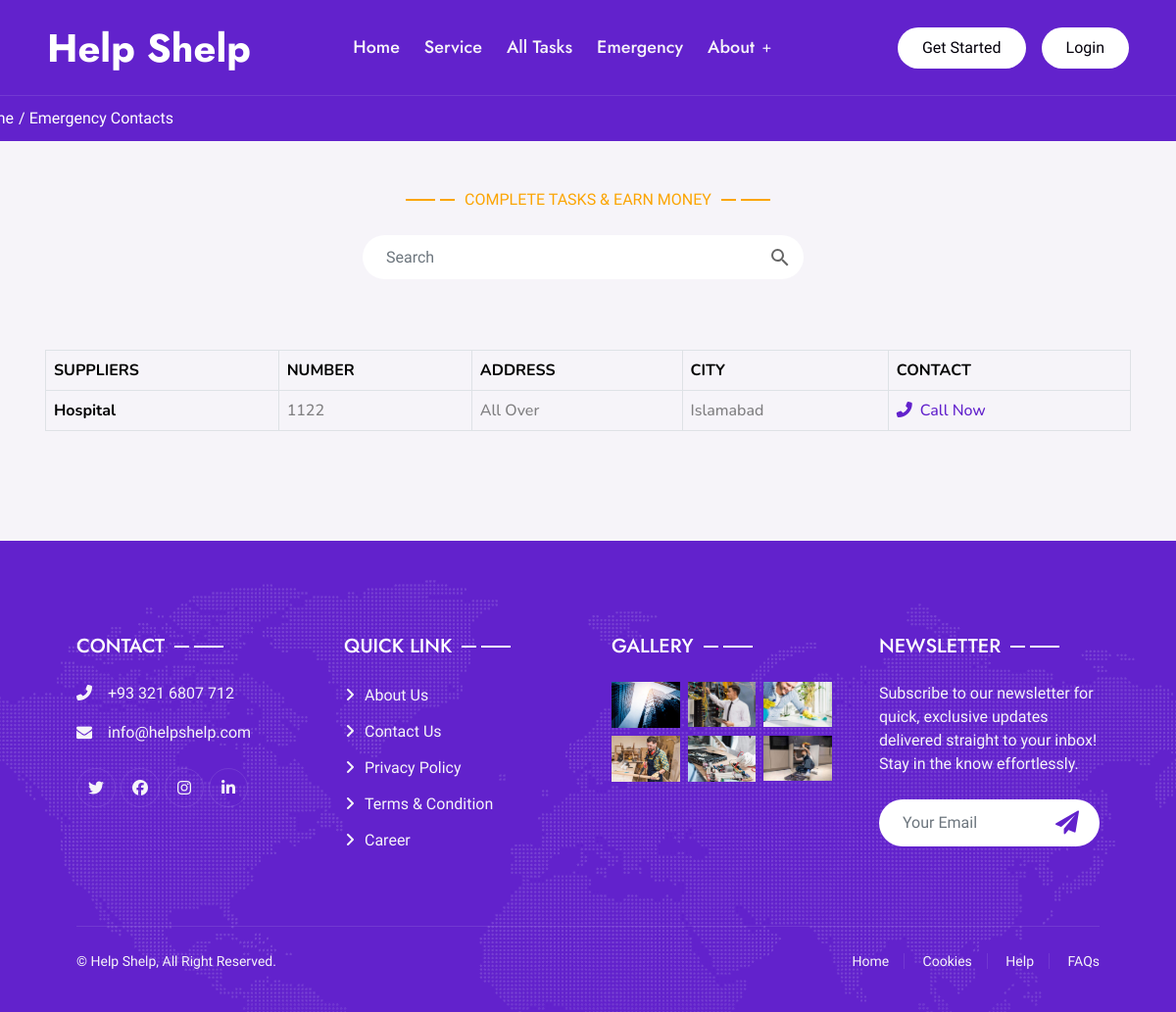
The page /emergency.php on the database its author committed.
### tables this page shows
CREATE TABLE `emergency` (
  `ID` int(11) NOT NULL,
  `Name` varchar(255) NOT NULL,
  `Number` varchar(255) NOT NULL,
  `Address` varchar(255) NOT NULL,
  `City` varchar(255) NOT NULL
);

### emergency.php (the view, shortened to what this page needs)
<!DOCTYPE html>
<html>
<head>
          <link rel="stylesheet" href="https://cdnjs.cloudflare.com/ajax/libs/font-awesome/6.5.1/css/all.min.css">
          <link href="https://cdn.jsdelivr.net/npm/bootstrap-icons@1.4.1/font/bootstrap-icons.css" rel="stylesheet">
          <link href="https://maxcdn.bootstrapcdn.com/font-awesome/4.3.0/css/font-awesome.min.css" rel="stylesheet">
          <link href="lib/animate/animate.min.css" rel="stylesheet">
          <link href="lib/owlcarousel/assets/owl.carousel.min.css" rel="stylesheet">
          <link href="lib/lightbox/css/lightbox.min.css" rel="stylesheet">
          <link href="CSS/bootstrap.min.css" rel="stylesheet">
          <link href="CSS/style.css" rel="stylesheet">
          <link href="CSS/emergency.scss" rel="stylesheet">
</head>
<body>
<div class="container-xxl bg-white p-0">
        <div class="container-xxl position-relative p-0">
            <?php
            include 'navbar.php';
            ?>
            <div class="container-xxl bg-primary firsttop">
            <div class="container py-5">
                    <div class="row py-4">
                        <div class="top d-flex">
                            <div>
                            <a href="index.php">Home</a>
                        </div>
                        <div>
                            <p>/ Emergency Contacts</p>
                        </div>
                    </div>
                    </div>
                </div>
            </div>
        </div>
        <div class="bg-light">
        <div>
          <p class="section-title bg-light text-secondary justify-content-center pt-5"><span></span>Complete Tasks & Earn Money<span></span></p>
      </div>
      <div class="wrapper">
          <form action="" method="GET">
<div class="searchBar">
<input id="searchQueryInput" type="text" required name="search" class="form-control bg-white" placeholder="Search" value="<?php if(isset($_GET['search'])){echo $_GET['search']; } ?>">
<button id="searchQuerySubmit" type="submit">
</button>
</div>
</form>
</div>
</div>
        <section class="intro bg-light pt-5">
          <div class="h-100">
            <div class="mask d-flex align-items-center h-100">
              <div class="container">
                <div class="row justify-content-center">
                  <div class="col-12">
                    <div class="table-responsive">
                      <table class="table table-bordered mb-0">
                        <thead>
                          <tr>
                            <th scope="col">SUPPLIERS</th>
                            <th scope="col">NUMBER</th>
                            <th scope="col">ADDRESS</th>
                            <th scope="col">CITY</th>
                            <th scope="col">CONTACT</th>
                          </tr>
                        </thead>
                        <tbody>
                        <?php
include 'Admin/conn.php';
$search = '';
$display = "SELECT * FROM `emergency` WHERE emergency.Name LIKE '%$search%'";
$query = mysqli_query($conn, $display);
if(mysqli_num_rows($query) > 0) {
while($data = mysqli_fetch_assoc($query)) {
?>
                          <tr>
                            <th scope="row"><?php echo $data['Name']; ?></th>
                            <td><?php echo $data['Number']; ?></td>
                            <td><?php echo $data['Address']; ?></td>
                            <td><?php echo $data['City']; ?></td>
                            <td><a class="text-primary" href="tel:<?php echo $data['Number']; ?>"><i class="fa-solid fa-phone-flip pe-2"></i>Call Now</a></td>
                          </tr>
                          <?php
      };
    } else {
        echo "No Task Found.";
    }
      ?>
                        </tbody>
                      </table>
                    </div>
                  </div>
                </div>
              </div>
            </div>
          </div>
        </section>
</div>
<?php
include 'footer.php';
?>
</body>
</html>

### CSS/style.css (style rules this page uses)
:root { --primary: #6222CC; --secondary: #FBA504; --light: #F6F4F9; --dark: #04000B; }
body { overflow-x: hidden; }
.section-title { position: relative; display: flex; align-items: center; font-weight: 500; text-transform: uppercase; }
.section-title span:first-child, .section-title span:last-child { position: relative; display: inline-block; margin-right: 30px; width: 30px; height: 2px; }
.section-title span:last-child { margin-right: 0; margin-left: 30px; }
.section-title span:first-child::after, .section-title span:last-child::after { position: absolute; content: ""; width: 15px; height: 2px; top: 0; right: -20px; }
.section-title span:last-child::after { right: auto; left: -20px; }
.section-title.text-secondary span:first-child, .section-title.text-secondary span:last-child, .section-title.text-secondary span:first-child::after, .section-title.text-secondary span:last-child::after { background: var(--secondary); }
.top { position: absolute; display: flex; margin-left: -75px; bottom: -5px; }
.top a { text-decoration: none; color: white; padding-right: 5px; }
.top p { color: white; }
.wrapper { width: 90%; max-width: 31.25rem; margin: 0rem auto; }
.searchBar { width: 90%; display: flex; flex-direction: row; align-items: center; margin-left: 20px; }
#searchQueryInput { width: 100%; height: 2.8rem; background: #f5f5f5; outline: none; border: none; border-radius: 1.625rem; padding: 0 3.5rem 0 1.5rem; font-size: 1rem; }
#searchQuerySubmit { width: 3.5rem; height: 2.8rem; margin-left: -3.5rem; background: none; border: none; outline: none; margin-top: 1px; }

### CSS/navbar.css (style rules this page uses)
:root { --primary: #6222CC; --secondary: #FBA504; --light: #F6F4F9; --dark: #04000B; }
input[type=text], input[type=password] { width: 100%; padding: 12px 20px; margin: 8px 0; display: inline-block; border: 1px solid #ccc; box-sizing: border-box; }
button { background-color: #cc2230; color: white; padding: 14px 20px; margin: 8px 0; border: none; cursor: pointer; }
.container { padding: 16px; }

### emergency.php (style rules this page uses)
html, body, .intro { height: 100%; }
table td, table th { text-overflow: ellipsis; white-space: nowrap; overflow: hidden; }
thead th, tbody th { color: #000000; font-family: 'Nunito', sans-serif; }
tbody td { font-weight: 500; color: rgba(65, 65, 65, 0.65); font-family: 'Nunito', sans-serif; }

### rows shown on the page
emergency: Name "Hospital", Number "1122", Address "All Over", City "Islamabad"
